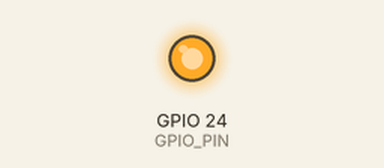
Recording of a program running on a simulated Raspberry Pi (BCM pin numbers). Parts: output pins drawn as LEDs (lit = HIGH). Random numbers come from a fixed seed.

Above: at 0.1 s.
At 39.3 s:
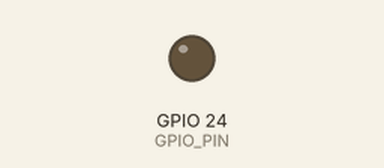
Timing chart, 0 to 40.0 s (numbered marks = the images above):
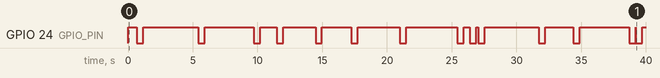

The program:

main.py
```python
#!/usr/bin/env python

import RPi.GPIO as GPIO
import time
import random

GPIO_PIN = 24

GPIO.setmode(GPIO.BCM)
GPIO.setup(GPIO_PIN, GPIO.OUT)

try:
    while True:
        GPIO.output(GPIO_PIN, True)
        time.sleep(random.random() * 5.0)
        GPIO.output(GPIO_PIN, False)
        time.sleep(0.5)

except KeyboardInterrupt:
    pass

GPIO.cleanup()
```

Measured:
- by itself, GPIO 24 (GPIO_PIN): LOW → HIGH at 0.00 s, → LOW 0.67 s later, → HIGH 0.50 s later, → LOW 4.2 s later, … (29 changes in this stretch)
